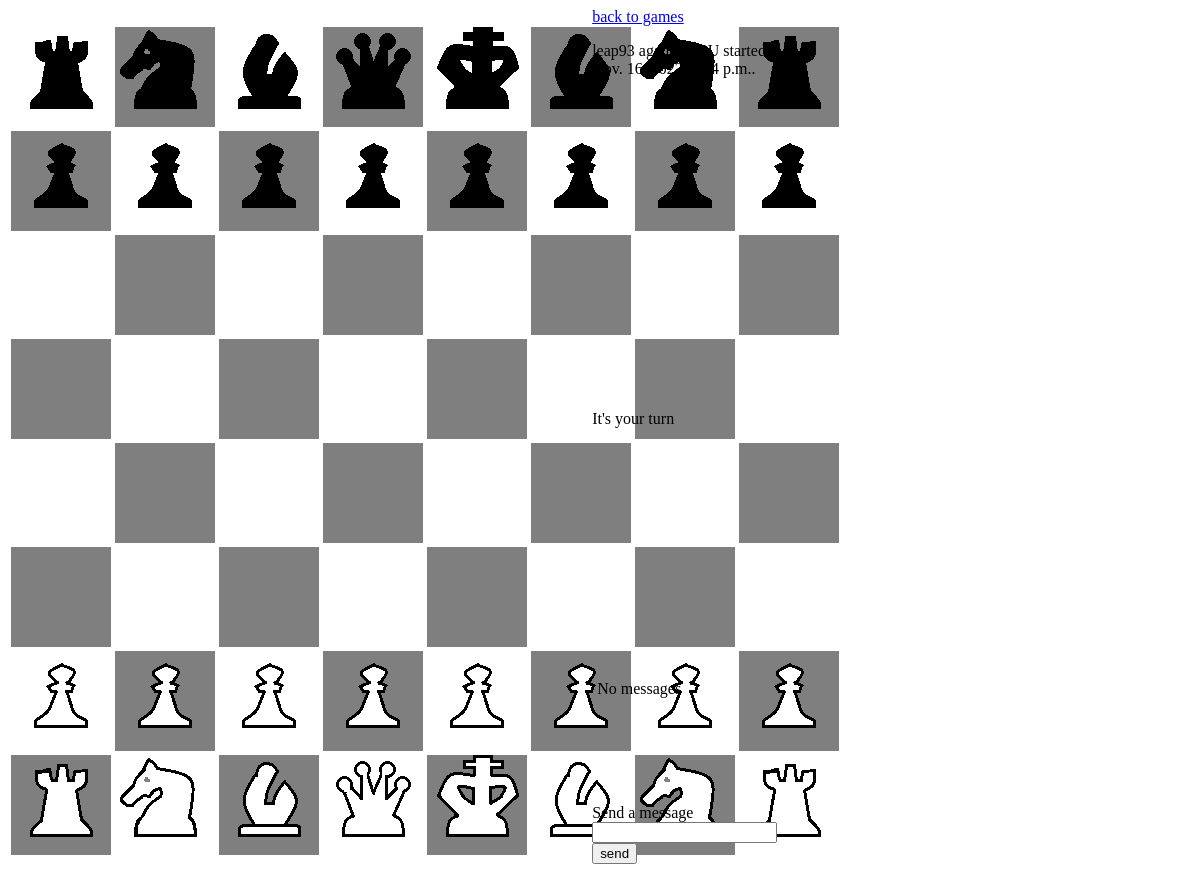
Before: /chessapp/games?id=9 (signed in) with the older database file.
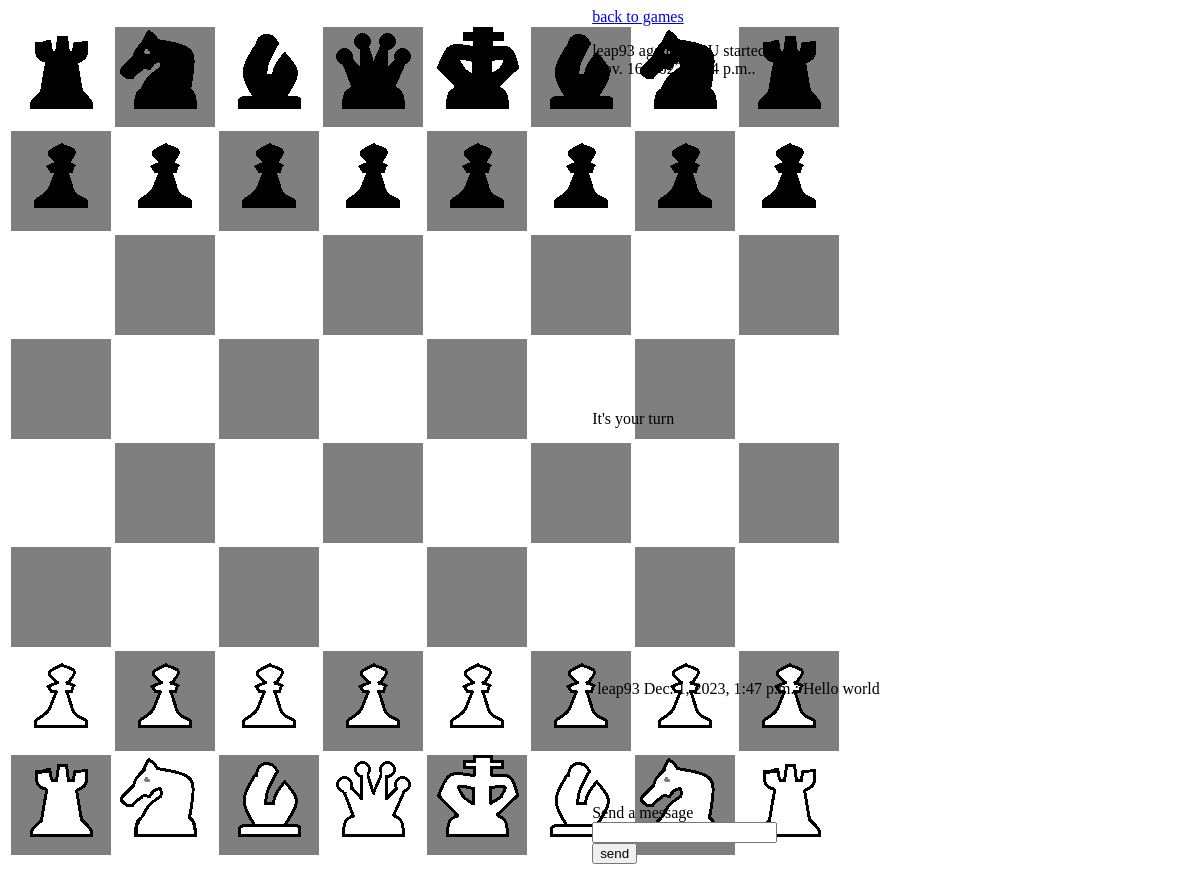
After: the same page with the newer database file.
### chessapp/models.py (models this page shows)
class Message(models.Model):
	game = models.ForeignKey(Game, on_delete=models.CASCADE)
	send_date = models.DateTimeField()
	sender = models.ForeignKey(User, related_name="sender", on_delete=models.CASCADE)
	message = models.TextField()

### chessapp/views/games.py (the view, shortened to what this page needs)
# urls.py: path("games", games.games, name="games"),
@login_required
def games(request):
	message = ''
	id = request.GET.get('id')
	if id is not None:
		game = Game.objects.filter(id = id)
		if len(game) == 0:
			return render(request, 'chessapp/error.html', {"message" : "Game ID is invalid"})
		game = game[0]
		if not game.white_player == request.user and not game.black_player == request.user:
			return render(request, 'chessapp/error.html', {"message" : "You are not participating in this game."})
		igmessages = Message.objects.filter(game = game)
		player_color = "b"
		opponent_color = "w"
		if game.white_player == request.user:
			player_color = "w"
			opponent_color = "b"
		board = [["wrook", "wknight", "wbishop", "wqueen", "wking", "wbishop", "wknight", "wrook"]]
		board.insert(2, ["wpawn", "wpawn", "wpawn", "wpawn", "wpawn", "wpawn", "wpawn", "wpawn"])
		for x in range(2,6):
			board.insert(x, [ "", "", "", "", "", "", "", ""])
		board.insert(6, ["bpawn", "bpawn", "bpawn", "bpawn", "bpawn", "bpawn", "bpawn", "bpawn"])
		board.insert(7, ["brook", "bknight", "bbishop", "bqueen", "bking", "bbishop", "bknight", "brook"])
		moves = Move.objects.filter(game=game)
		for move in moves:
			execute_move(board, move)
		fromX = request.POST.get('fromX')
		fromY = request.POST.get('fromY')
		toX = request.POST.get('toX')
		toY = request.POST.get('toY')
		all_possible_moves = all_legal_moves(board, player_color)
		filetered_moves = []
		for move in all_possible_moves:
			if not move_causes_check(board, move):
				filetered_moves.append(move)
		for y in range(0,8):
			for x in range(0,8):
				board[y][x] =  squareColor(y, x) + board[y][x]
		players_turn = True
		lastMove = ""
		if len(moves) > 0:
			lastMove = moves[len(moves)-1]
			if not game.end_date == None:
				players_turn = False
				if game.winner == request.user:
					message = "This game is over. You won!"
				else:
					message = "This game is over. You lost!"
			elif lastMove.is_white != (player_color == "w"):
				message = message + "it's your turn"
			else:
				message = "waiting for oppoent's move..."
				players_turn = False
		elif player_color == "w":
			message = message + "It's your turn"
		else:
			message = "waiting for oppoent's move..."
			players_turn = False
		return render(request, 'chessapp/game.html', {"game" : game, "board" : board, "message" : message, "players_turn": players_turn, "player_color": player_color, "moves": filetered_moves, "last_move" : lastMove, "igmessages" : igmessages})

### chessapp/templatetags/extras.py (called while the page is built)
@register.filter
def subtract(value, arg):
    return value - arg

def isLegalMovePawn(board, piece, destination, fromX, fromY, toX, toY):
	if piece[0] == "w":
		if fromY == 1 and fromY + 2 == toY and fromX == toX and destination == "" and board[toY - 1][toX] == "":
			return True
		if fromY + 1 == toY and fromX == toX and destination == "":
			return True
		if fromY + 1 == toY and abs(fromX - toX) == 1 and destination != "" and destination[0] == "b":
			return True
	else:
		if fromY == 6 and fromY - 2 == toY and fromX == toX and destination == "" and board[toY + 1][toX] == "":
			return True
		if fromY - 1 == toY and fromX == toX and destination == "":
			return True
		if fromY - 1 == toY and abs(fromX - toX) == 1 and destination != "" and destination[0] == "w":
			return True
	return False

def isLegalMoveKnight(board, piece, destination, fromX, fromY, toX, toY):
	if destination != "" and destination[0] == piece[0]:
		return False
	if (abs(fromX - toX) == 2 and abs(fromY - toY) == 1) or (abs(fromX - toX) == 1 and abs(fromY - toY) == 2):
		return True
	return False

### chessapp/views/games.py (called while the page is built)
def squareColor(x, y):
	if (y%2==1 and x%2 == 1) or (y%2==0 and x%2 == 0):
		return "b";
	else:
		return "w";

### chessapp/templates/chessapp/game.html (shortened to what this page needs)
{% load static %}
{% load extras %}
<div style="text-align: left; width:49%; display: inline-block;">
	<table>
	{% if player_color == "w" %}
		{% for x in board reversed %}
			<tr>
				{% for y in x %}
					<td>
					<img src="{% static y|add:'.png' %}" width="100" height="100" onclick="boardClick({{ forloop.counter0 }}, {{ 7|subtract:forloop.parentloop.counter0 }}, this);" id="{{ forloop.counter0 }}{{ 7|subtract:forloop.parentloop.counter0 }}">
					</td>
				{% endfor %}
			</tr>
		{% endfor %}
	{% endif %}
	</table>
</div>
<div style="text-align: left; width:15%;  display: inline-block; ">
	<a href="{% url 'games' %}">back to games</a>
	<p>{{ game.white_player}} against {{ game.black_player }} started {{ game.start_date }}.</p>
	<p id="message">{{message}}</p>
	<div style="width:500px;height:150px;line-height:3em;overflow:auto;padding:5px;">
	{% for igmessage in igmessages %}
	<p>{{igmessage.sender}} {{igmessage.send_date}}: {{igmessage.message}}</p>
	{% empty %}
	<p>No messages</p>
	{% endfor %}
	</div>
	<form method="post" action="{% url 'messages' %}">
	<label for="message">Send a message</label><br>
	<input type="text" required name="message"><input type="submit" value="send">
	</form>
</div>

Changed rows visible on the page:
added Message: sender "leap93", send_date "Dec. 1, 2023, 1:47 p.m.", message "Hello world"
Other visible differences:
text no longer shown: "No messages"
